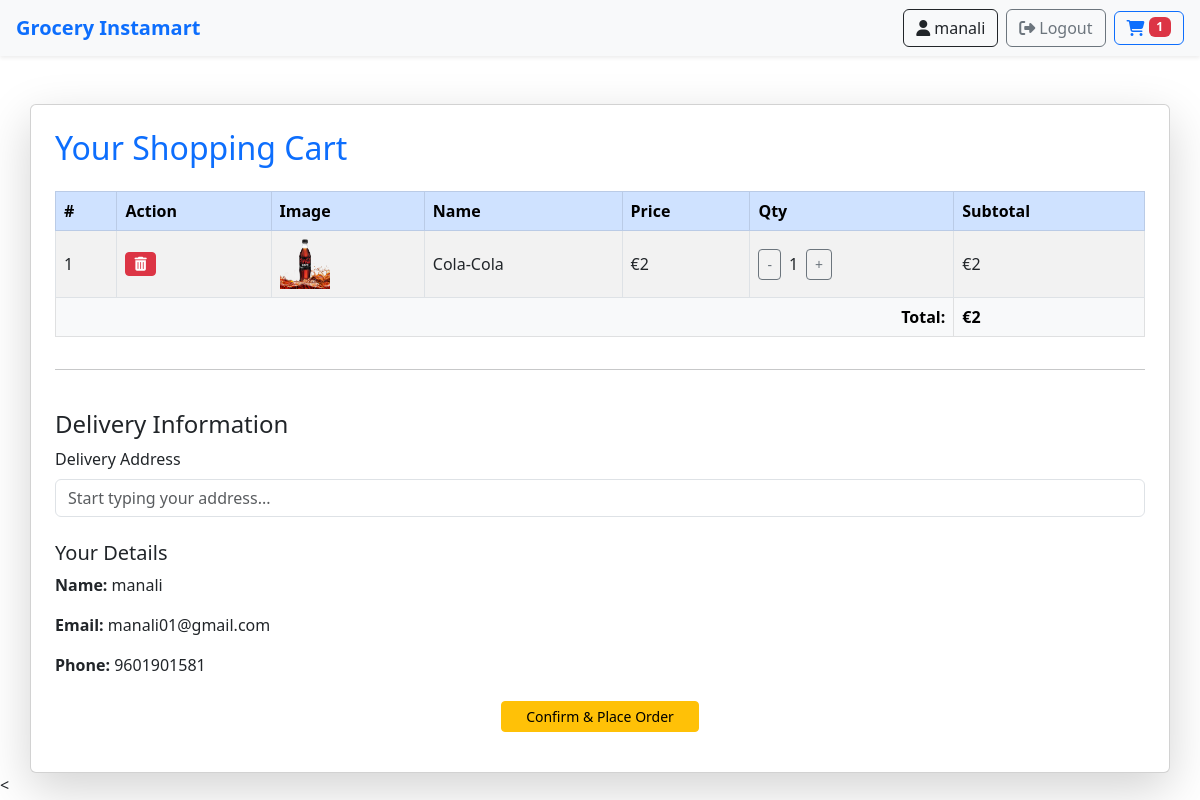
The app's page /cart/ (signed in), older data.
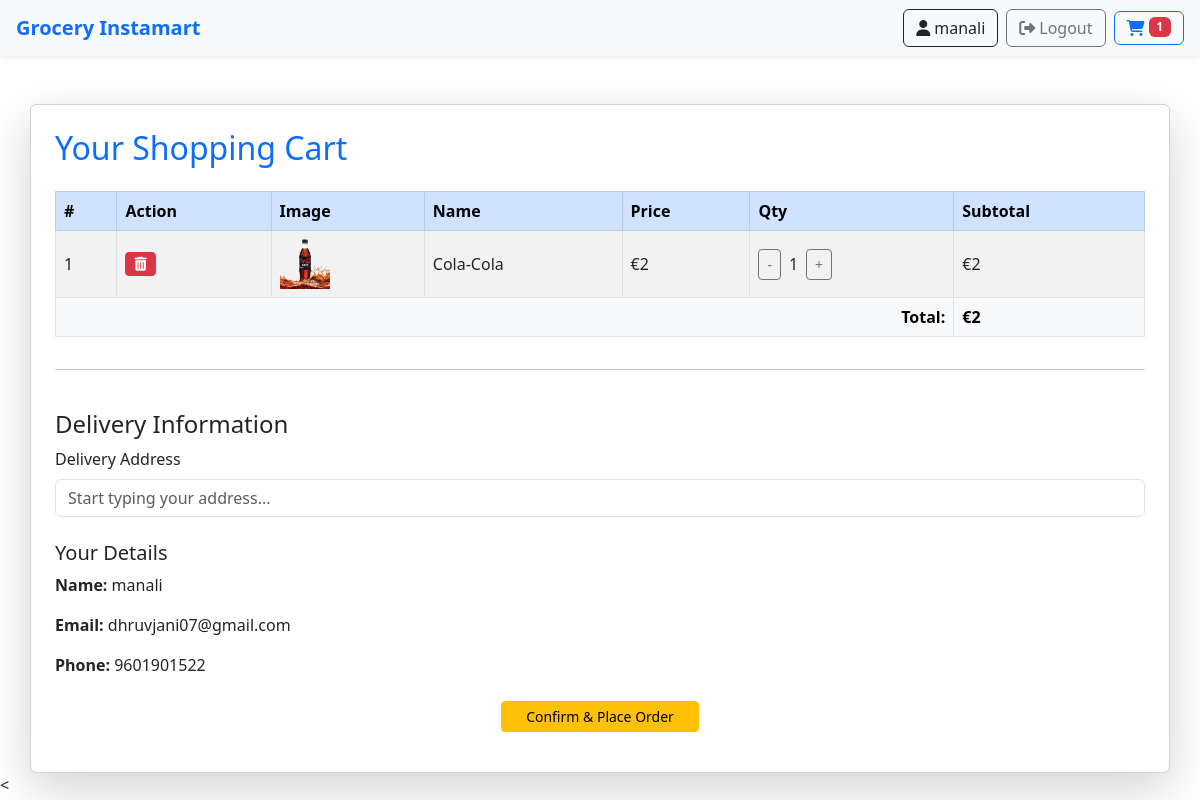
The same page, newer data.
### home/models.py (models this page shows, shortened)
class BaseModel(models.Model):
    uid = models.UUIDField(default=uuid.uuid4, editable=False, primary_key=True)
    created_at = models.DateField(auto_now_add=True)
    updated_at = models.DateField(auto_now=True)
    class Meta:
        abstract = True

class CartItems(BaseModel):
    cart = models.ForeignKey(Cart, on_delete=models.CASCADE, related_name="cart_items")
    product = models.ForeignKey(Product, on_delete=models.CASCADE)
    quantity = models.PositiveIntegerField(default=1)

class Product(BaseModel):
    category = models.ForeignKey(ProductCategory, on_delete=models.CASCADE, related_name="products")
    name = models.CharField(max_length=100)
    price = models.IntegerField(default=100)
    image = models.ImageField(upload_to='products')

class Profile(models.Model):
    user = models.OneToOneField(User, on_delete=models.CASCADE)
    phone = models.CharField(max_length=15, blank=True, null=True)
    address = models.TextField(blank=True, null=True)
    email = models.EmailField(max_length=254, blank=True, null=True)

### home/views.py (the view)
# urls.py: path('cart/', login_required(cart), name='cart'),
@login_required
def cart(request):
    cart_obj, _ = Cart.objects.get_or_create(user=request.user, is_paid=False)
    cart_items = CartItems.objects.filter(cart=cart_obj)
    items_with_subtotals = [
        {'item': item, 'subtotal': item.product.price * item.quantity}
        for item in cart_items
    ]
    total_price = sum(item['subtotal'] for item in items_with_subtotals)
    context = {
        'cart_items': items_with_subtotals,
        'total_price': total_price,
        'user_profile': request.user.profile,
        'google_maps_api_key': settings.GOOGLE_MAPS_API_KEY
    }
    return render(request, 'cart.html', context)

### home/templates/cart.html (shortened to what this page needs)
{% extends "base.html" %}
{% block start %}
<div class="container mt-5 card shadow-lg p-4">
    <h2 class="text-primary mb-4">Your Shopping Cart</h2>
    <table class="table table-bordered table-striped align-middle">
        <thead class="table-primary">
            <tr>
                <th>#</th>
                <th>Action</th>
                <th>Image</th>
                <th>Name</th>
                <th>Price</th>
                <th>Qty</th>
                <th>Subtotal</th>
            </tr>
        </thead>
        <tbody>
            {% for item in cart_items %}
            <tr>
                <td>{{ forloop.counter }}</td>
                <td>
                    <a href="{% url 'remove_cart_items' item.item.uid %}" class="btn btn-sm btn-danger">
                        <i class="fa-solid fa-trash-can"></i>
                    </a>
                </td>
                <td>
                    <img src="{{ item.item.product.image.url }}" alt="{{ item.item.product.name }}" style="width:50px; height:50px;">
                </td>
                <td>{{ item.item.product.name }}</td>
                <td>€{{ item.item.product.price }}</td>
                <td>
                    <div class="d-flex align-items-center">
                        <a href="{% url 'decrease_qty' item.item.uid %}" class="btn btn-outline-secondary btn-sm">-</a>
                        <span class="mx-2">{{ item.item.quantity }}</span>
                        <a href="{% url 'increase_qty' item.item.uid %}" class="btn btn-outline-secondary btn-sm">+</a>
                    </div>
                </td>
                <td>€{{ item.subtotal }}</td>
            </tr>
            {% empty %}
            <tr>
                <td colspan="7" class="text-center">Your cart is empty!</td>
            </tr>
            {% endfor %}
        </tbody>
        <tfoot class="table-light">
            <tr>
                <td colspan="6" class="text-end fw-bold">Total:</td>
                <td class="fw-bold">€{{ total_price }}</td>
            </tr>
        </tfoot>
    </table>
    {% if cart_items %}
    <hr>
    <form action="{% url 'make_order' %}" method="post">
        <h4 class="mt-4">Delivery Information</h4>
        <div class="mb-3">
            <label for="delivery_address" class="form-label">Delivery Address</label>
            <input id="delivery_address" name="delivery_address" type="text" class="form-control" placeholder="Start typing your address..." required>
        </div>
        <h5 class="mt-4">Your Details</h5>
        <p><strong>Name:</strong> {{ request.user.username }}</p>
        <p><strong>Email:</strong> {{ user_profile.email }}</p>
        <p><strong>Phone:</strong> {{ user_profile.phone }}</p>
        <div class="text-center mt-4">
            <button type="submit" class="btn btn-warning btn-sm px-4">Confirm & Place Order</button>
        </div>
    </form>
    {% endif %}
</div>
<<script src="https://maps.googleapis.com/maps/api/js?key={{ google_maps_api_key }}&libraries=places&callback=initAutocomplete" async defer></script>
{% endblock %}

### home/templates/base.html (shortened to what this page needs)
<head>
    <link href="https://cdn.jsdelivr.net/npm/bootstrap@5.3.0/dist/css/bootstrap.min.css" rel="stylesheet">
    <link rel="stylesheet" href="https://cdnjs.cloudflare.com/ajax/libs/font-awesome/6.4.2/css/all.min.css">
</head>
<body>
    <nav class="navbar navbar-expand-lg navbar-light bg-light shadow-sm px-3">
        <a class="navbar-brand fw-bold text-primary me-3" href="{% url 'products' %}">Grocery Instamart</a>
        <div class="collapse navbar-collapse" id="navbarMenu">
            <div class="ms-auto d-flex align-items-center">
                {% if user.is_authenticated %}
                    <a href="{% url 'profile_update' %}" class="btn btn-outline-dark me-2 nav-icon-text">
                        <i class="fa-solid fa-user"></i> {{ user.username }}
                    </a>
                    <a href="{% url 'logout' %}" class="btn btn-outline-secondary me-2 nav-icon-text">
                        <i class="fa-solid fa-right-from-bracket"></i> Logout
                    </a>
                    <a href="{% url 'cart' %}" class="btn btn-outline-primary nav-icon-text">
                        <i class="fa-solid fa-cart-shopping"></i>
                        <span class="badge bg-danger">{{ request.user.get_cart_count|default:0 }}</span>
                    </a>
                {% endif %}
            </div>
        </div>
    </nav>
    {% block start %}{% endblock %}
    </body>

### home/templates/base.html (style rules this page uses)
.nav-icon-text { display: flex; align-items: center; gap: 0.25rem; font-weight: 500; }

Row changes from the older to the newer data that the page shows:
changed Profile: email "manali01@gmail.com" → "dhruvjani07@gmail.com"; phone "9601901581" → "9601901522"
